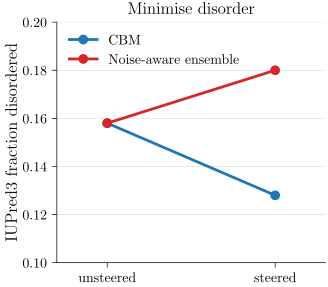

Reproduce this figure in Python.
# P36_v1: gradient hacking, minimal slope — unsteered vs. steered real disorder.
# Two lines (CBM, noise-aware ensemble) from a common unsteered prior; the ensemble's
# real disorder goes UP under "minimize" steering (Goodhart hack), the CBM's goes DOWN.
# Deliberately text-light — the numbers / setup belong in the caption.
# Visualizes: F17 / E109 (noise-aware ensemble) vs E110 (CBM), iupred3 down-reg, w=32, n=48.
# DATA: inline from content_masterarbeit.md F17.
import sys
from pathlib import Path
sys.path.insert(0, str(Path(__file__).parent.parent))
from plot_utils import figsize
import matplotlib.pyplot as plt

PRIOR = 0.158  # unsteered generated-set disorder (common origin for both methods)
# (label, steered real disorder @ w=32, colour)
methods = [
    ("CBM",                  0.128, "#1f77b4"),
    ("Noise-aware ensemble", 0.180, "#d62728"),
]

fig, ax = plt.subplots(figsize=figsize(0.55, ratio=0.9))
x = [0, 1]
for name, steered, c in methods:
    ax.plot(x, [PRIOR, steered], "-o", color=c, lw=2.0, ms=6, zorder=3, label=name)

ax.set_xticks(x)
ax.set_xticklabels([r"unsteered", r"steered"])
ax.set_xlim(-0.3, 1.3)
ax.set_ylim(0.10, 0.20)
ax.set_ylabel(r"IUPred3 fraction disordered")
ax.set_title(r"Minimise disorder")
ax.legend(loc="upper left", frameon=False)
ax.spines[["top", "right"]].set_visible(False)
ax.grid(True, linewidth=0.4, alpha=0.5, zorder=0, axis="y")
fig.savefig(Path(__file__).with_suffix(".pdf"))
